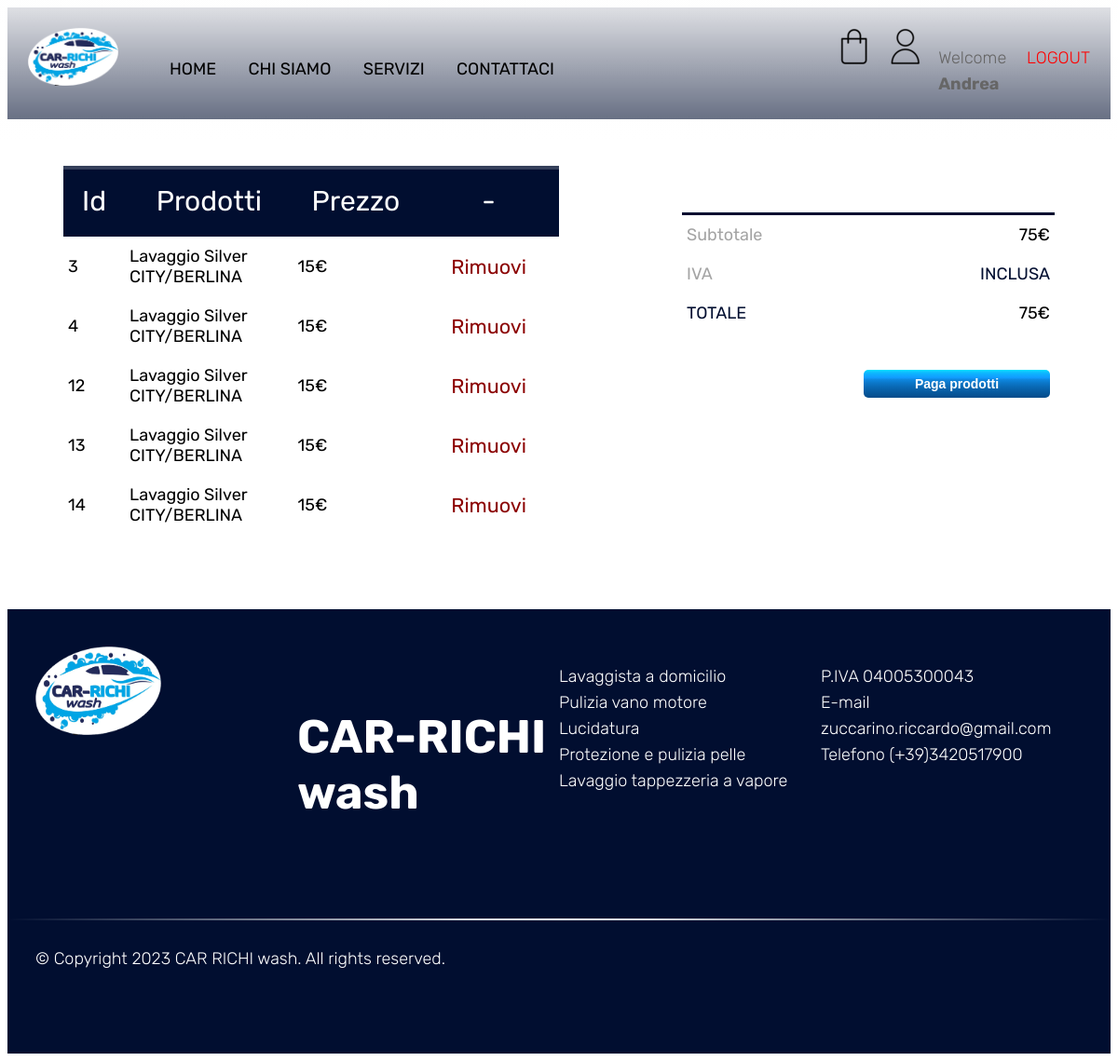
The app's page /shop.php (signed in) with its own data.
### tables this page shows
CREATE TABLE `carrello` (
  `id` int(10) NOT NULL,
  `servizio_shop` varchar(30) NOT NULL,
  `prezzo_shop` int(10) NOT NULL,
  `acquirente` varchar(50) NOT NULL
);

### shop.php (the view, shortened to what this page needs)
<?php
  $con = mysqli_connect("localhost","root","","sitoweb");
?>
<!DOCTYPE html>
<html lang="en">
<head>
  <link rel="stylesheet" href="https://cdnjs.cloudflare.com/ajax/libs/meyer-reset/2.0/reset.min.css" />
  <link rel="stylesheet" href="style.css">
  <link rel="stylesheet" href="https://cdnjs.cloudflare.com/ajax/libs/flickity/3.0.0/flickity.min.css" />
</head>
<body>
  <div class="header">
  <div class="logo">
    <img src="Logo.png" alt="" height="62.2" width="96.9">
  </div>
  <ul class="menu">
    <li><a href="index.php" >HOME</a></li>
    <li><a href="about_us.php" >CHI SIAMO</a></li>
    <li><a href="services.php" >SERVIZI</a></li>
    <li><a href="contact.php" >CONTATTACI</a></li>
  </ul>
  <div class="cta">
    <?php
        if (isset($_SESSION['username']))
        {
          ?>
      <a href="shop.php" class="button">
        <div class="button_img">
          <img src="icon_bag.png" alt="">
        </div>
      </a>
      <?php
    }
   ?>
  </div>
  <div class="cta">
    <?php
      if (isset($_SESSION['username']))
      {
        ?>
        <a href="profile.php" class="button">
          <div class="button_img">
            <img src="icon_profile.png" alt="">
          </div>
        </a>
        <?php
      }
     ?>
  </div>
  <div class="cta">
    <?php  if (isset($_SESSION['username'])) : ?>
      <p>Welcome <strong><?php echo $_SESSION['username']; ?></strong><br> </p>
    <?php endif ?>
  </div>
  <div class="cta">
    <?php  if (isset($_SESSION['username'])) : ?>
      <p ><a href="index.php?logout='1'" style="color: red; ">LOGOUT</a> </p>
    <?php endif ?>
  </div>
  </div>
  <div class="margin-top-cart"></div>
  <div class="cart-page">
    <div class="grid_shop">
      <div class="col_shop1">
        <div class="shop">
          <table>
            <tr>
              <th class="small-text_phone">Id</th>
              <th class="small-text_phone">Prodotti</th>
              <th class="small-text_phone">Prezzo</th>
              <th class="small-text_phone">-</th>
            </tr>
            <tbody>
               <?php
                   if (isset($_SESSION['username']))
                   {
                     $u = $_SESSION['username'];
                     $query1 = "SELECT * FROM utenti WHERE nome_utente='$u'";
                     $results1 = mysqli_query($con, $query1);
                     $pippo1 = mysqli_fetch_assoc($results1);
                     $e = $pippo1['email'];
                     $query = "SELECT * FROM carrello WHERE acquirente = '$e'";
                     $query_run = mysqli_query($con, $query);
                     if(mysqli_num_rows($query_run) > 0)
                     {
                         foreach($query_run as $row)
                         {
                             ?>
                             <tr>
                                 <td class="small-text_phone"><?= $row['id'] ?></td>
                                 <td class="small-text_phone"><?= $row['servizio_shop']; ?></td>
                                 <td class="small-text_phone"><?= $row['prezzo_shop']; ?>€</td>
                                 <td class="small-text_phone"><a href="shop.php?id= <?= $row['id'];?>" class="btn_delate">Rimuovi</a></td>
                             </tr>
                             <?php
                         }
                     }
                     else
                     {
                         ?>
                             <tr>
                                 <td colspan="4">No Record Found</td>
                             </tr>
                         <?php
                     }
                 }
               ?>
            </tbody>
          </table>
        </div>
      </div>
      <div class="col_shop">
        <div class="total-price mt-4">
          <?php
          if (isset($_SESSION['username']))
          {
            $query = "SELECT SUM(prezzo_shop) AS sum FROM carrello WHERE acquirente = '$e'";
            $query_run = mysqli_query($con, $query);
            while($row = mysqli_fetch_assoc($query_run)){
              $output = $row['sum']."€";
            }
          }
           ?>
          <table>
            <tr>
              <td class="text_g">Subtotale</td>
              <td><?php  if (isset($_SESSION['username']))
                {
                  echo $output;
                } ?></td>
            </tr>
            <tr>
              <td class="text_g">IVA</td>
              <td class="text_darkb">INCLUSA</td>
            </tr>
            <tr>
              <td class="text_darkb">TOTALE</td>
              <td><?php  if (isset($_SESSION['username']))
                {
                  echo $output;
                } ?></td>
            </tr>
            <tr>
              <td></td>
              <td></td>
            </tr>
            <tr>
              <td></td>
              <td>
                <form method="post" >
                  <button type="submit" class="ml-2 btn small-text text_w" name="go_to_pay">Paga prodotti</button>
              </form>
            </td>
            </tr>
          </table>
        </div>
      </div>
    </div>
</div>
  <footer class="footer">
    <div class="grid">
      <div class="col">
          <img src="Logo.png" alt="" height="95" width="135">
      </div>
      <div class="col">
        <h4 class="med-text text_w ">CAR-RICHI <br> wash</h4>
      </div>
      <div class="col">
        <p class="text_w">Lavaggista a domicilio <br>Pulizia vano motore <br>Lucidatura <br>Protezione e pulizia pelle <br>Lavaggio tappezzeria a vapore</p>
      </div>
      <div class="col">
        <p class="text_w">P.IVA 04005300043<br>E-mail zuccarino.riccardo@gmail.com <br>Telefono (+39)3420517900 </p>
      </div>
    </div>
    <hr class="line-s">
    <div class="grid">
      <p class="text_w"> © Copyright 2023 CAR RICHI wash. All rights reserved.</p>
    </div>
  </footer>
</body>
</html>

### style.css (style rules this page uses)
body { font-family: 'Rubik', sans-serif; font-size: 18px; }
a { text-decoration: none; }
h1,h2,h3,h4,h5, p { color: #000; padding-bottom: 30px; }
p { line-height: 28px; color: #666; font-weight: 300; }
.med-text { font-size: 50px; }
.small-text { font-size: 14px; }
.button { margin-right: 15px; color: #fff; display: inline-block; border-radius: 15px;transition: all 1s ease-in-out; }
.header { width: 100%; position: fixed; z-index: 10; top: 0; left: 50%; transform: translateX(-50%); padding: 30px; display: flex; max-width: 1920px; background: linear-gradient(0deg, rgba(255,255,255,0.2), rgba(255,255,255,0.9)); background-size: cover; }
.menu { width: 100%; z-index: 0; transition: all 0.5s cubic-bezier(.215, .61, .355, 1); }
.menu li { display: inline-block; }
.menu li a { color: #000; padding: 15px; display: block; }
.logo { z-index: 1; }
.grid { display: flex;max-width: 1350px;padding: 0 30px; margin: 0 auto; }
.grid .col { width: 100%; }
.footer { background: #010e30; padding: 40px 0; }
.line-s { border: 0; height: 2px; background-image: linear-gradient(to right, transparent, #fff, transparent); }
.margin-top-cart { background: #010e30; padding-bottom: 120px; }
.cart-page { padding: 50px 60px 80px 60px; }
table { width: 100%; border-collapse:collapse; }
th { text-align: left; padding: 5px; color: #fff; background: #010e30; font-weight: normal; }
td { padding: 10px 5px; }
td a { color: #00a5e5; font-size: 12px; }
.total-price { padding-top: 50px; display: flex; justify-content: flex-end; }
.total-price table { border-top: 3px solid #010e30; width: 100%; max-width: 400px; }
td:last-child { text-align: right; }
.btn_delate { background: #fff; color: darkred; font-size: 1.2em; padding: 5px 30px; text-decoration: none; }
.grid_shop { display: flex;max-width: 1350px; margin: 0 0; }
.grid_shop .col_shop { width: 100%; }
.grid_shop .col_shop1 { width: 100%;max-width: inherit; }
th { text-align: center; padding: 20px; color: #fff; background: #010e30; font-size: 30px; }
form .btn { width: 200px; height: 30px; border: none; cursor: pointer; margin: 10px 0; border-radius: 5px; background: linear-gradient(180deg, #04fafd, 5%, #119dff, 50%, #044b8a); font-weight: bold; transition: all 0.5s; }
.mt-4 { margin-bottom: 100px; }
.ml-2 { margin-left: 150px; }
.text_w { color: #fff; }
.text_g { color: #a4a4a4; }
.text_darkb { color: #010e30; }
*, *:before, *:after { -webkit-box-sizing: border-box; -moz-box-sizing: border-box; box-sizing: border-box; }

### records on screen
carrello: id "3", servizio_shop "Lavaggio Silver CITY/BERLINA", prezzo_shop "15"
carrello: id "4", servizio_shop "Lavaggio Silver CITY/BERLINA", prezzo_shop "15"
carrello: id "12", servizio_shop "Lavaggio Silver CITY/BERLINA", prezzo_shop "15"
carrello: id "13", servizio_shop "Lavaggio Silver CITY/BERLINA", prezzo_shop "15"
carrello: id "14", servizio_shop "Lavaggio Silver CITY/BERLINA", prezzo_shop "15"

### other values on screen
$_SESSION['username'] "Andrea"
$output "75€"
